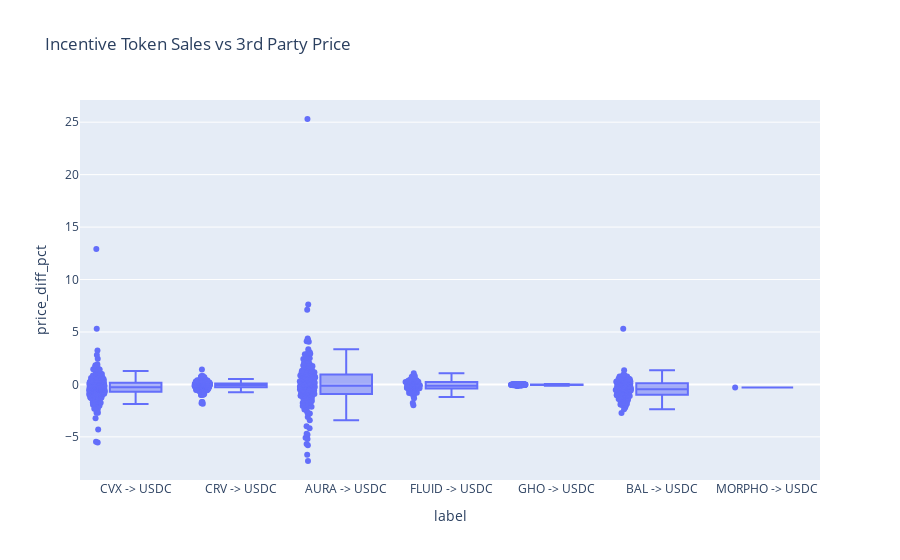

The code cell stored with this chart in its notebook:
### Code cell
base_df = df[df["chain_id"] == ETH_CHAIN.chain_id].copy()

base_df["label"] = base_df.apply(lambda row: f"{row['sell']} -> {row['buy']}", axis=1)
base_weth_sales = [a for a in base_df["label"].value_counts().index if " -> USDC" in a]
base_weth_sales_df = base_df[base_df["label"].isin(base_weth_sales)].copy()
base_weth_sales_df["price_diff_pct"] = (
    (base_weth_sales_df["actual_execution"] - base_weth_sales_df["third_party_price"])
    / base_weth_sales_df["third_party_price"]
    * 100
)
px.box(
    base_weth_sales_df, x="label", y="price_diff_pct", points="all", title="Incentive Token Sales vs 3rd Party Price"
)

### Figure 1 — Plotly figure (JSON) as saved in the notebook; plotly's stock layout.template omitted (floating-point values rounded to 4 significant figures; data arrays with more than 128 entries replaced by an {"elided": "..."} marker saying what was removed)
{"data": [{"alignmentgroup": "True", "boxpoints": "all", "hovertemplate": "label=%{x}<br>price_diff_pct=%{y}<extra></extra>", "legendgroup": "", "marker": {"color": "#636efa"}, "name": "", "notched": false, "offsetgroup": "", "orientation": "v", "showlegend": false, "type": "box", "x": {"elided": "1217 str values"}, "x0": " ", "xaxis": "x", "y": {"elided": "1217 float values"}, "y0": " ", "yaxis": "y"}], "layout": {"boxmode": "group", "legend": {"tracegroupgap": 0}, "title": {"text": "Incentive Token Sales vs 3rd Party Price"}, "xaxis": {"anchor": "y", "domain": [0, 1], "title": {"text": "label"}}, "yaxis": {"anchor": "x", "domain": [0, 1], "title": {"text": "price_diff_pct"}}}}
